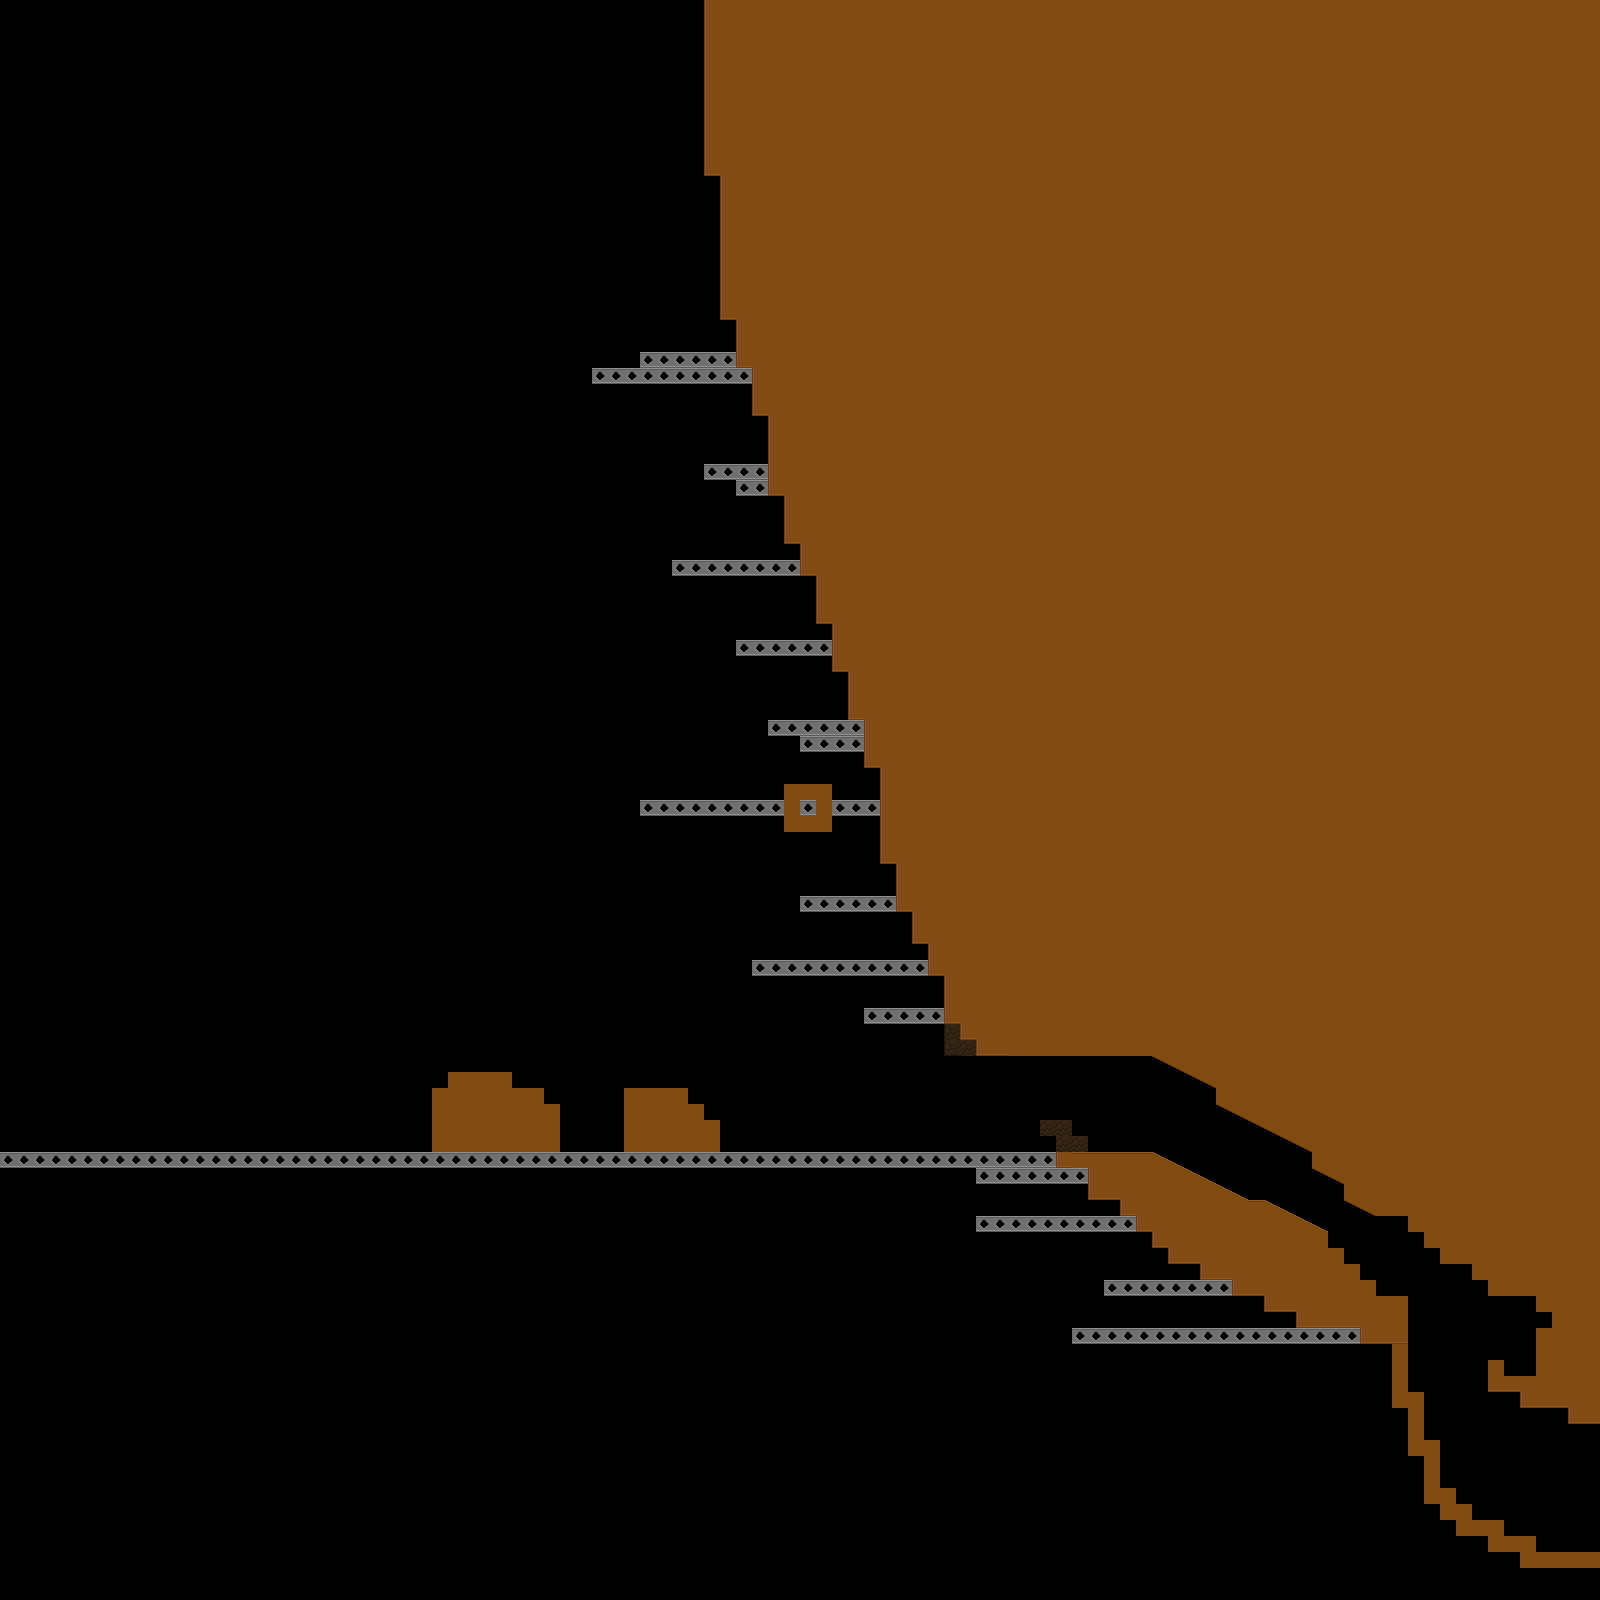

Tiled map render using the project's own tile images. Description and the map definition, with tile-layer contents summarised, below:
An orthogonal 100x100 tile map with 16x16 px tiles, 2 tile layers (bg, Tile Layer 1), 3 tilesets and 2 objects.

<map version="1.0" orientation="orthogonal" renderorder="right-down" width="100" height="100" tilewidth="16" tileheight="16">
 <tileset firstgid="1" name="girder" tilewidth="16" tileheight="16">
  <image source="tiles/girder.png" width="16" height="16" />
 </tileset>
 <tileset firstgid="2" name="simpledirt" tilewidth="16" tileheight="16">
  <image source="tiles/simpledirt.png" width="96" height="96" />
  <tile id="9">
   <properties>
    <property name="nocollide" value="true" />
   </properties>
  </tile>
  <tile id="10">
   <properties>
    <property name="nocollide" value="true" />
   </properties>
  </tile>
  <tile id="18">
   <properties>
    <property name="slopeLeft" value="15" />
    <property name="slopeRight" value="8" />
    <property name="slopeSide" value="top" />
   </properties>
  </tile>
  <tile id="19">
   <properties>
    <property name="slopeLeft" value="7" />
    <property name="slopeRight" value="0" />
    <property name="slopeSide" value="top" />
   </properties>
  </tile>
  <tile id="20">
   <properties>
    <property name="slopeLeft" value="0" />
    <property name="slopeRight" value="7" />
    <property name="slopeSide" value="top" />
   </properties>
  </tile>
  <tile id="21">
   <properties>
    <property name="slopeLeft" value="8" />
    <property name="slopeRight" value="15" />
    <property name="slopeSide" value="top" />
   </properties>
  </tile>
  <tile id="24">
   <properties>
    <property name="slopeLeft" value="0" />
    <property name="slopeRight" value="7" />
    <property name="slopeSide" value="bottom" />
   </properties>
  </tile>
  <tile id="25">
   <properties>
    <property name="slope" value="floorForward2" />
    <property name="slopeLeft" value="8" />
    <property name="slopeRight" value="15" />
    <property name="slopeSide" value="bottom" />
   </properties>
  </tile>
  <tile id="26">
   <properties>
    <property name="slope" value="floor" />
    <property name="slopeLeft" value="15" />
    <property name="slopeRight" value="8" />
    <property name="slopeSide" value="bottom" />
   </properties>
  </tile>
  <tile id="27">
   <properties>
    <property name="slopeLeft" value="7" />
    <property name="slopeRight" value="0" />
    <property name="slopeSide" value="bottom" />
   </properties>
  </tile>
 </tileset>
 <tileset firstgid="38" name="dirtbg" tilewidth="16" tileheight="16">
  <image source="tiles/dirtbg.png" width="96" height="48" />
 </tileset>
 <layer name="bg" width="100" height="100">
  <data>[10000 cells, 9 non-empty, 4 distinct tile ids]</data>
 </layer>
 <layer name="Tile Layer 1" width="100" height="100">
  <data>[10000 cells, 3972 non-empty, 11 distinct tile ids]</data>
 </layer>
 <objectgroup name="Objects">
  <object x="800" y="1136" width="16" height="16">
   <properties>
    <property name="id" value="knight" />
    <property name="type" value="player" />
   </properties>
  </object>
  <object x="624" y="1024" width="64" height="64">
   <properties>
    <property name="id" value="snowman1" />
    <property name="type" value="snowman" />
   </properties>
  </object>
 </objectgroup>
</map>